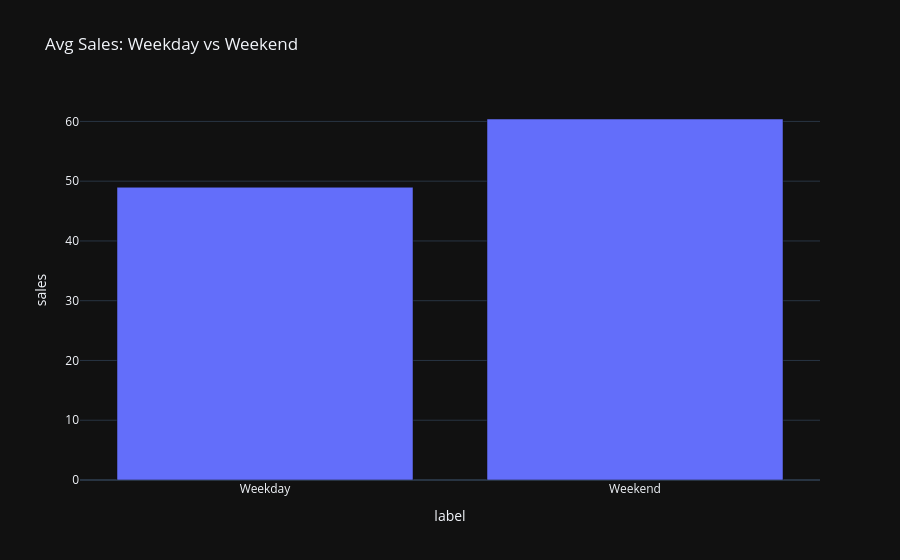

This figure's notebook cell:
### Code cell
weekend_avg = df.groupby("is_weekend")["sales"].mean().reset_index()
weekend_avg["label"] = weekend_avg["is_weekend"].map({0: "Weekday", 1: "Weekend"})

fig = px.bar(weekend_avg, x="label", y="sales",
             title="Avg Sales: Weekday vs Weekend", template="plotly_dark")
fig.show()

### Figure 1 — Plotly figure (JSON) as saved in the notebook; plotly's stock layout.template omitted (floating-point values rounded to 4 significant figures)
{"data": [{"hovertemplate": "label=%{x}<br>sales=%{y}<extra></extra>", "legendgroup": "", "marker": {"color": "#636efa", "pattern": {"shape": ""}}, "name": "", "orientation": "v", "showlegend": false, "textposition": "auto", "type": "bar", "x": ["Weekday", "Weekend"], "xaxis": "x", "y": [48.99, 60.4], "yaxis": "y"}], "layout": {"barmode": "relative", "legend": {"tracegroupgap": 0}, "title": {"text": "Avg Sales: Weekday vs Weekend"}, "xaxis": {"anchor": "y", "domain": [0, 1], "title": {"text": "label"}}, "yaxis": {"anchor": "x", "domain": [0, 1], "title": {"text": "sales"}}}}
